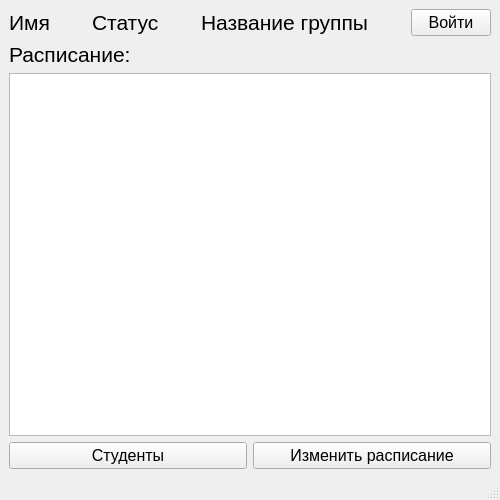
<?xml version="1.0" encoding="UTF-8"?>
<ui version="4.0">
 <class>MainWindow</class>
 <widget class="QMainWindow" name="MainWindow">
  <property name="geometry">
   <rect>
    <x>0</x>
    <y>0</y>
    <width>500</width>
    <height>500</height>
   </rect>
  </property>
  <property name="windowTitle">
   <string>MainWindow</string>
  </property>
  <widget class="QWidget" name="centralwidget">
   <layout class="QVBoxLayout" name="verticalLayout">
    <item>
     <layout class="QHBoxLayout" name="horizontalLayout">
      <item>
       <widget class="QLabel" name="NameUserLabel">
        <property name="font">
         <font>
          <pointsize>16</pointsize>
         </font>
        </property>
        <property name="text">
         <string>Имя</string>
        </property>
       </widget>
      </item>
      <item>
       <spacer name="horizontalSpacer_2">
        <property name="orientation">
         <enum>Qt::Horizontal</enum>
        </property>
        <property name="sizeHint" stdset="0">
         <size>
          <width>40</width>
          <height>20</height>
         </size>
        </property>
       </spacer>
      </item>
      <item>
       <widget class="QLabel" name="StatusLabel">
        <property name="font">
         <font>
          <pointsize>16</pointsize>
         </font>
        </property>
        <property name="text">
         <string>Статус</string>
        </property>
       </widget>
      </item>
      <item>
       <spacer name="horizontalSpacer_3">
        <property name="orientation">
         <enum>Qt::Horizontal</enum>
        </property>
        <property name="sizeHint" stdset="0">
         <size>
          <width>40</width>
          <height>20</height>
         </size>
        </property>
       </spacer>
      </item>
      <item>
       <widget class="QLabel" name="NameGroupLabel">
        <property name="font">
         <font>
          <pointsize>16</pointsize>
         </font>
        </property>
        <property name="text">
         <string>Название группы</string>
        </property>
       </widget>
      </item>
      <item>
       <spacer name="horizontalSpacer">
        <property name="orientation">
         <enum>Qt::Horizontal</enum>
        </property>
        <property name="sizeHint" stdset="0">
         <size>
          <width>40</width>
          <height>20</height>
         </size>
        </property>
       </spacer>
      </item>
      <item>
       <widget class="QPushButton" name="OpenLoginWindowPushButton">
        <property name="font">
         <font>
          <pointsize>12</pointsize>
         </font>
        </property>
        <property name="text">
         <string>Войти</string>
        </property>
       </widget>
      </item>
     </layout>
    </item>
    <item>
     <widget class="QLabel" name="label">
      <property name="font">
       <font>
        <pointsize>16</pointsize>
       </font>
      </property>
      <property name="text">
       <string>Расписание:</string>
      </property>
     </widget>
    </item>
    <item>
     <widget class="QTextBrowser" name="textBrowser">
      <property name="font">
       <font>
        <pointsize>12</pointsize>
       </font>
      </property>
     </widget>
    </item>
    <item>
     <layout class="QHBoxLayout" name="horizontalLayout_2">
      <item>
       <widget class="QPushButton" name="AddStudentsPushButton">
        <property name="font">
         <font>
          <pointsize>12</pointsize>
         </font>
        </property>
        <property name="text">
         <string>Студенты</string>
        </property>
       </widget>
      </item>
      <item>
       <widget class="QPushButton" name="EditSchedulePushButton">
        <property name="font">
         <font>
          <pointsize>12</pointsize>
         </font>
        </property>
        <property name="text">
         <string>Изменить расписание</string>
        </property>
       </widget>
      </item>
     </layout>
    </item>
   </layout>
  </widget>
  <widget class="QMenuBar" name="menubar">
   <property name="geometry">
    <rect>
     <x>0</x>
     <y>0</y>
     <width>500</width>
     <height>17</height>
    </rect>
   </property>
  </widget>
  <widget class="QStatusBar" name="statusbar"/>
 </widget>
 <resources/>
 <connections/>
</ui>
